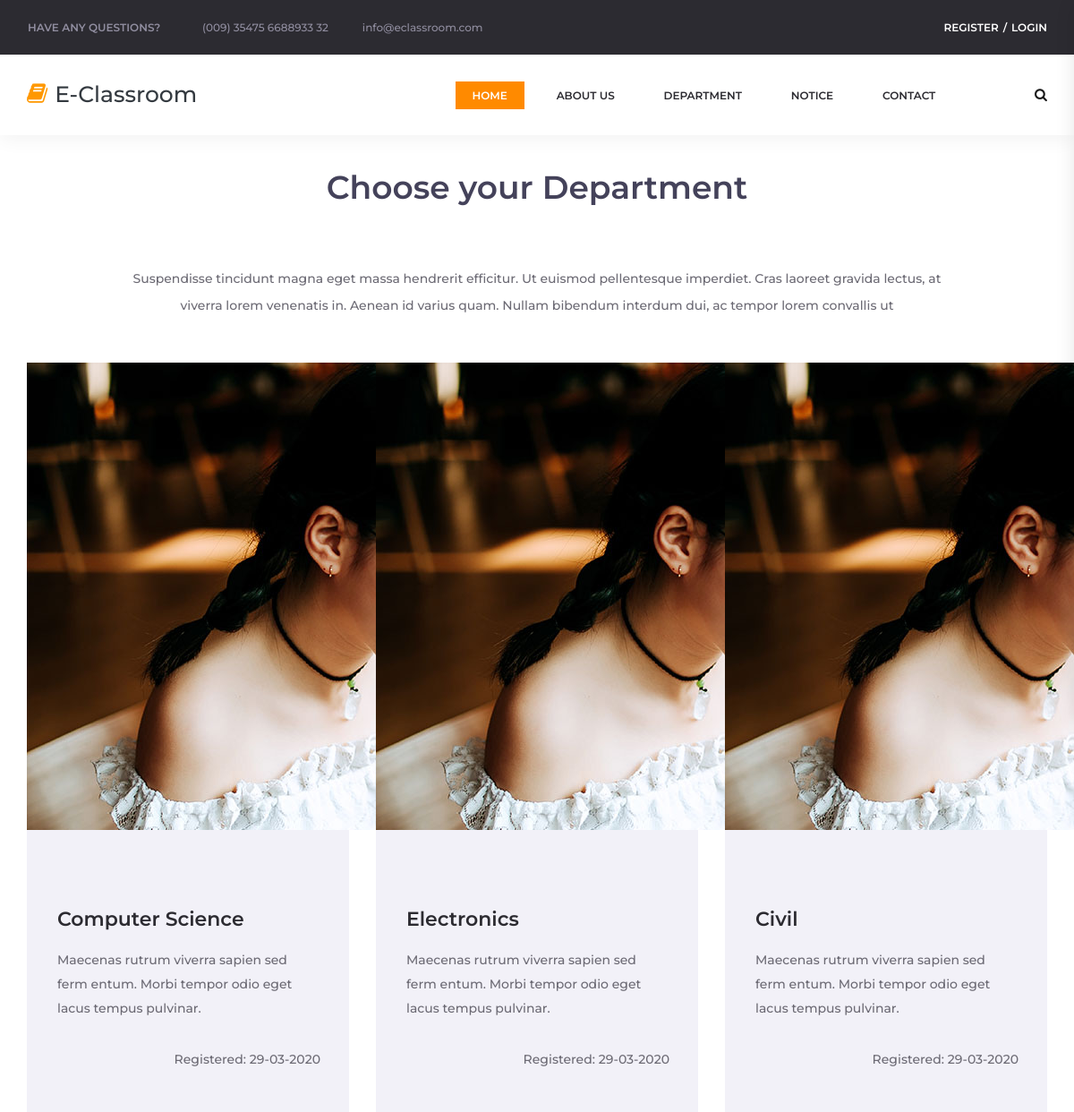
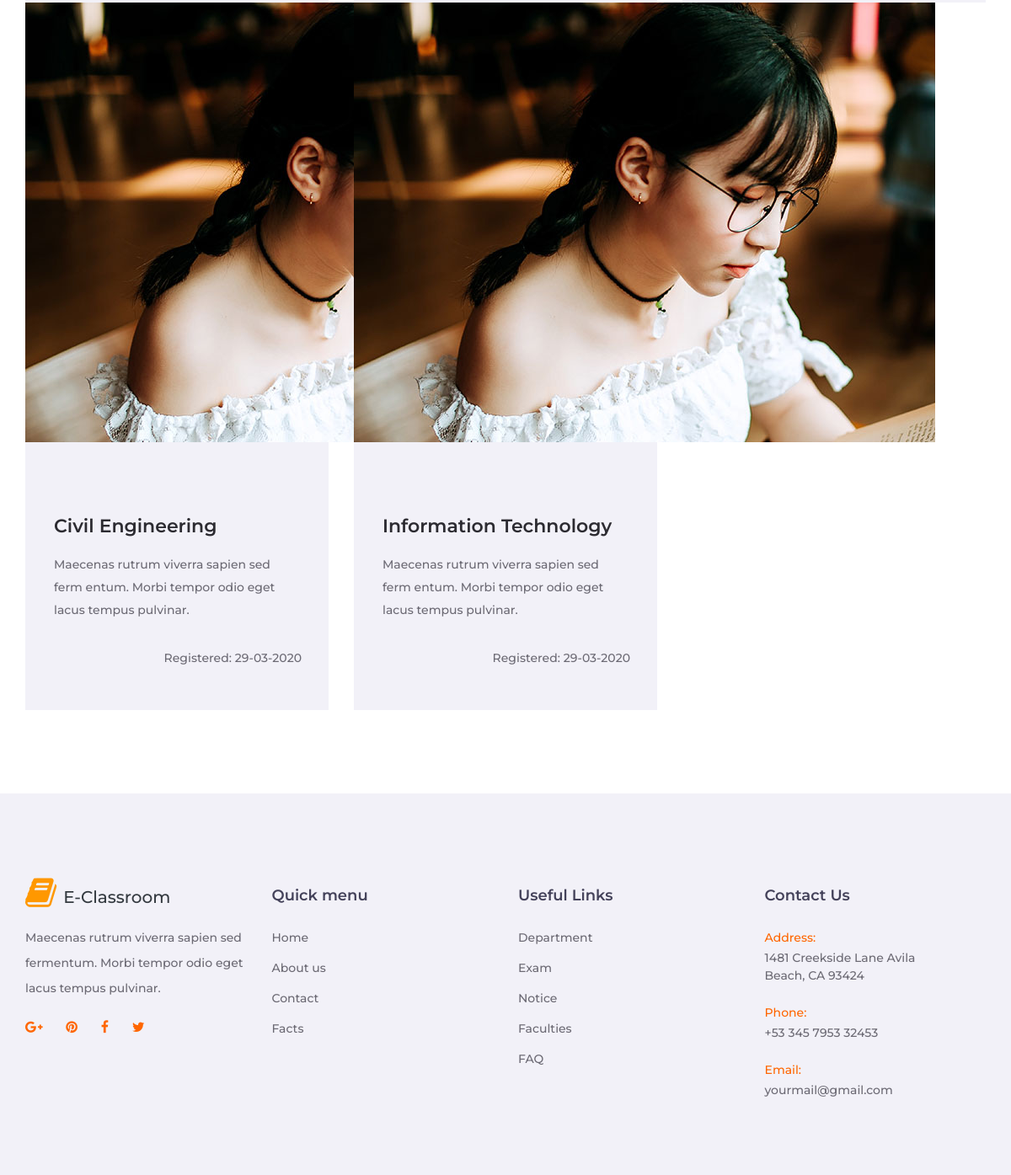
/branch.php?dept=B.Tech, run on the app's committed database (2 pictures, top to bottom).
### tables this page shows
CREATE TABLE `tbl_categories` (
  `category_id` varchar(255) NOT NULL,
  `name` varchar(255) NOT NULL,
  `department` varchar(255) NOT NULL,
  `date_registered` varchar(255) NOT NULL,
  `status` varchar(255) NOT NULL DEFAULT 'Active'
);

### branch.php (the view)
<?php
include('database/config.php');
include('include/head.php');
$dept = $_GET['dept'];
?>
	<div class="courses" style="margin-top: 100px;">
		<div class="container">
			<div class="row">
				<div class="col-lg-10 offset-lg-1">
					<div class="section_title text-center"><h2>Choose your Department</h2></div>
					<div class="section_subtitle">Suspendisse tincidunt magna eget massa hendrerit efficitur. Ut euismod pellentesque imperdiet. Cras laoreet gravida lectus, at viverra lorem venenatis in. Aenean id varius quam. Nullam bibendum interdum dui, ac tempor lorem convallis ut</div>
				</div>
			</div>
			<div class="row courses_row mt-5">
				<?php
				$sql = "SELECT * FROM tbl_categories WHERE department = '$dept'";
				$res = mysqli_query($conn, $sql);
				if(mysqli_num_rows($res)>0){
					while($row=mysqli_fetch_array($res)){
						?>
				<div class="col-lg-4 col-md-6">
					<div class="course">
						<div class="course_image"><img src="images/course_1.jpg" alt=""></div>
						<div class="course_body">
							<div class="course_title"><h3><a href="branchdetails.php?dept=<?php echo $row['name'] ?>"><?php echo $row['name'] ?></a></h3></div>
							<div class="course_text">Maecenas rutrum viverra sapien sed ferm entum. Morbi tempor odio eget lacus tempus pulvinar.</div>
							<div class="course_footer d-flex align-items-center justify-content-start">
								<div class="course_sales ml-auto"><span>Registered: </span><?php echo $row['date_registered']; ?></div>
							</div>
						</div>
					</div>
				</div>
				<?php
					}
				}else{
					echo '<p>No department Found</p>';
				}
				?>
			</div>
		</div>
	</div>
<?php
include('include/footer.php');
?>

### elearnasset/styles/main_styles.css (style rules this page uses)
* { margin: 0; padding: 0; -webkit-font-smoothing: antialiased; -webkit-text-shadow: rgba(0,0,0,.01) 0 0 1px; text-shadow: rgba(0,0,0,.01) 0 0 1px; }
body { font-family: 'Montserrat', sans-serif; font-size: 14px; font-weight: 500; background: #FFFFFF; color: #6c6a74; }
div { display: block; position: relative; -webkit-box-sizing: border-box; -moz-box-sizing: border-box; box-sizing: border-box; }
a, a:hover, a:visited, a:active, a:link { text-decoration: none; -webkit-font-smoothing: antialiased; -webkit-text-shadow: rgba(0,0,0,.01) 0 0 1px; text-shadow: rgba(0,0,0,.01) 0 0 1px; }
h2 { font-size: 36px; }
h3 { font-size: 24px; }
h1, h2, h3, h4, h5, h6 { font-family: 'Montserrat', sans-serif; color: #44425a; -webkit-font-smoothing: antialiased; -webkit-text-shadow: rgba(0,0,0,.01) 0 0 1px; text-shadow: rgba(0,0,0,.01) 0 0 1px; }
.section_title h2 { font-weight: 600; }
.section_subtitle { font-size: 14px; color: #6c6a74; text-align: center; margin-top: 66px; line-height: 2.14; }
.courses { width: 100%; background: #FFFFFF; padding-top: 88px; padding-bottom: 99px; }
.course_body { width: 100%; padding-left: 34px; padding-right: 32px; padding-top: 56px; padding-bottom: 51px; background: #f2f1f8; }
.course_title { margin-top: 29px; }
.course_title h3 a { font-size: 22px; color: #2c2b31; font-weight: 600; -webkit-transition: all 200ms ease; -moz-transition: all 200ms ease; -ms-transition: all 200ms ease; -o-transition: all 200ms ease; transition: all 200ms ease; }
.course_text { margin-top: 18px; line-height: 1.928; }
.course_footer { margin-top: 33px; }

### data on the page
tbl_categories: name "Computer Science", date_registered "29-03-2020"
tbl_categories: name "Electronics", date_registered "29-03-2020"
tbl_categories: name "Civil", date_registered "29-03-2020"
tbl_categories: name "Civil Engineering", date_registered "29-03-2020"
tbl_categories: name "Information Technology", date_registered "29-03-2020"
